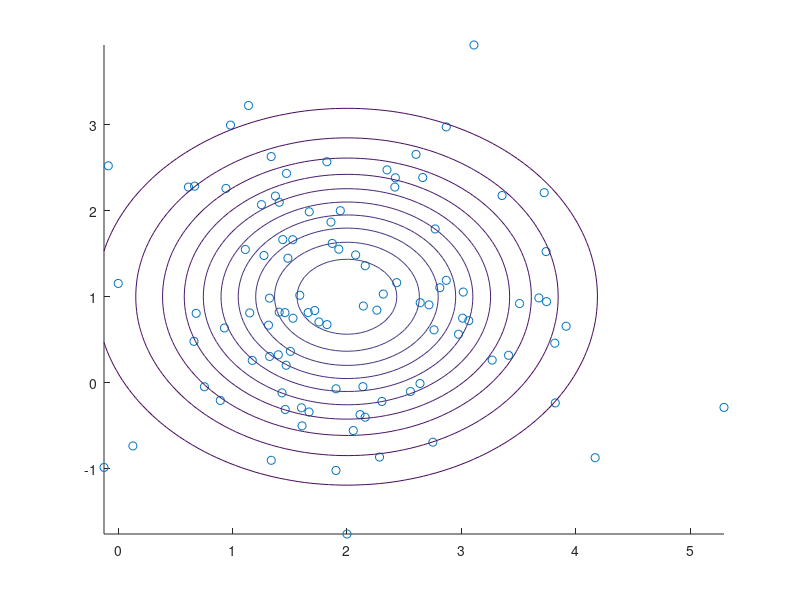

MATLAB code for this plot:
%%%%%%%%%%%%%%%%%%%%%%%%%%%%%%%%%%%%%%%%%%%%%%%%%%%%%%%%%%%%%%%%%%%%%%%%%%%%%%%%%%%%%%
%
% Advanced Digital Signal Processing:
% Imaging and Image Processing 
%
% Exercise 5: Problem 1
%
% Gibbs sampling from a multivariate Gaussian distribution
%
% author(s): Harsha, Dinesh, Beenish
% group: 10


Sigma = [1 0; 0 1];
% Sigma = [1 0.7; 0.7 1];
% Sigma = [1 0.9; 0.9 1];
mu = [2 1];

Lambda = inv(Sigma);
x1 = 0;
x2 = 0;

nSamples = 100;
x = zeros(nSamples,2);

% TO DO: sampling
for kk = 1:nSamples   
  x1 =  (mu(1)-((Lambda(1,2)/Lambda(1,1))*(x2-mu(2))))+sqrt(Lambda(1,1)^-1)*randn(1);
  x2 =  (mu(2)-((Lambda(1,2)/Lambda(2,2))*(x1-mu(1))))+sqrt(Lambda(2,2)^-1)*randn(1);
  x(kk,: ) = [x1 x2]; 
end

% plotting
figure;

% TO DO: plot drawn samples
scatter(x(:,1),x(:,2))
hold('on');

x1lin =  linspace(min(x(:,1)), max(x(:,1)), 100);
x2lin =  linspace(min(x(:,2)), max(x(:,2)), 100);
[X Y] = meshgrid(x1lin, x2lin);

% TO DO: use X Y to create a contour plot of the Gaussian
p = mvnpdf([X(:) Y(:)],mu,Sigma);
p = reshape(p,size(X));
contour(X,Y,p);
print('-dpng', '-r300', '1001.png');
axis equal


